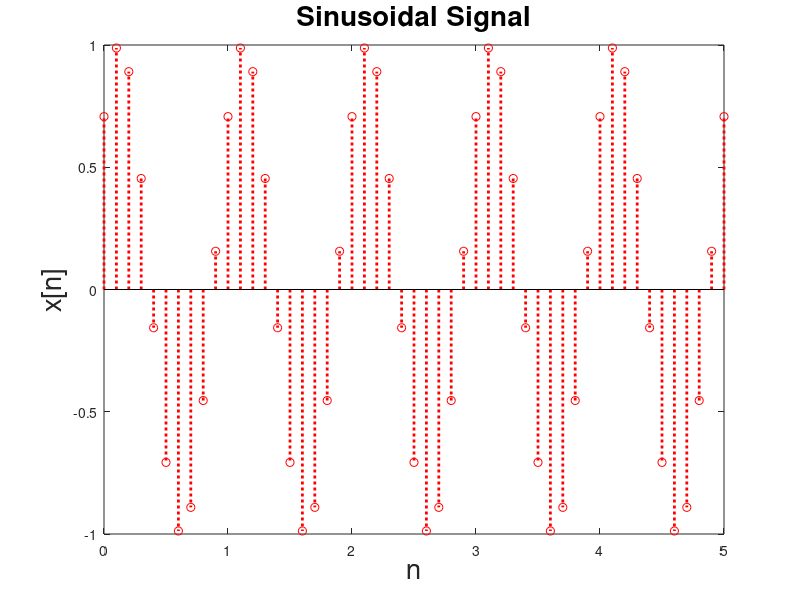

Source code (MATLAB):
clc;
close all;
clear all;

A = 1;
f = 1;
t = 0:0.1:5;
phase = pi/4;
x = A*sin(2*pi*f*t + phase);
stem(t,x, 'r:', 'Linewidth', 2);
xlabel('n', 'FontSize', 20);
ylabel('x[n]', 'FontSize', 20);
title('Sinusoidal Signal', 'FontSize', 20);
